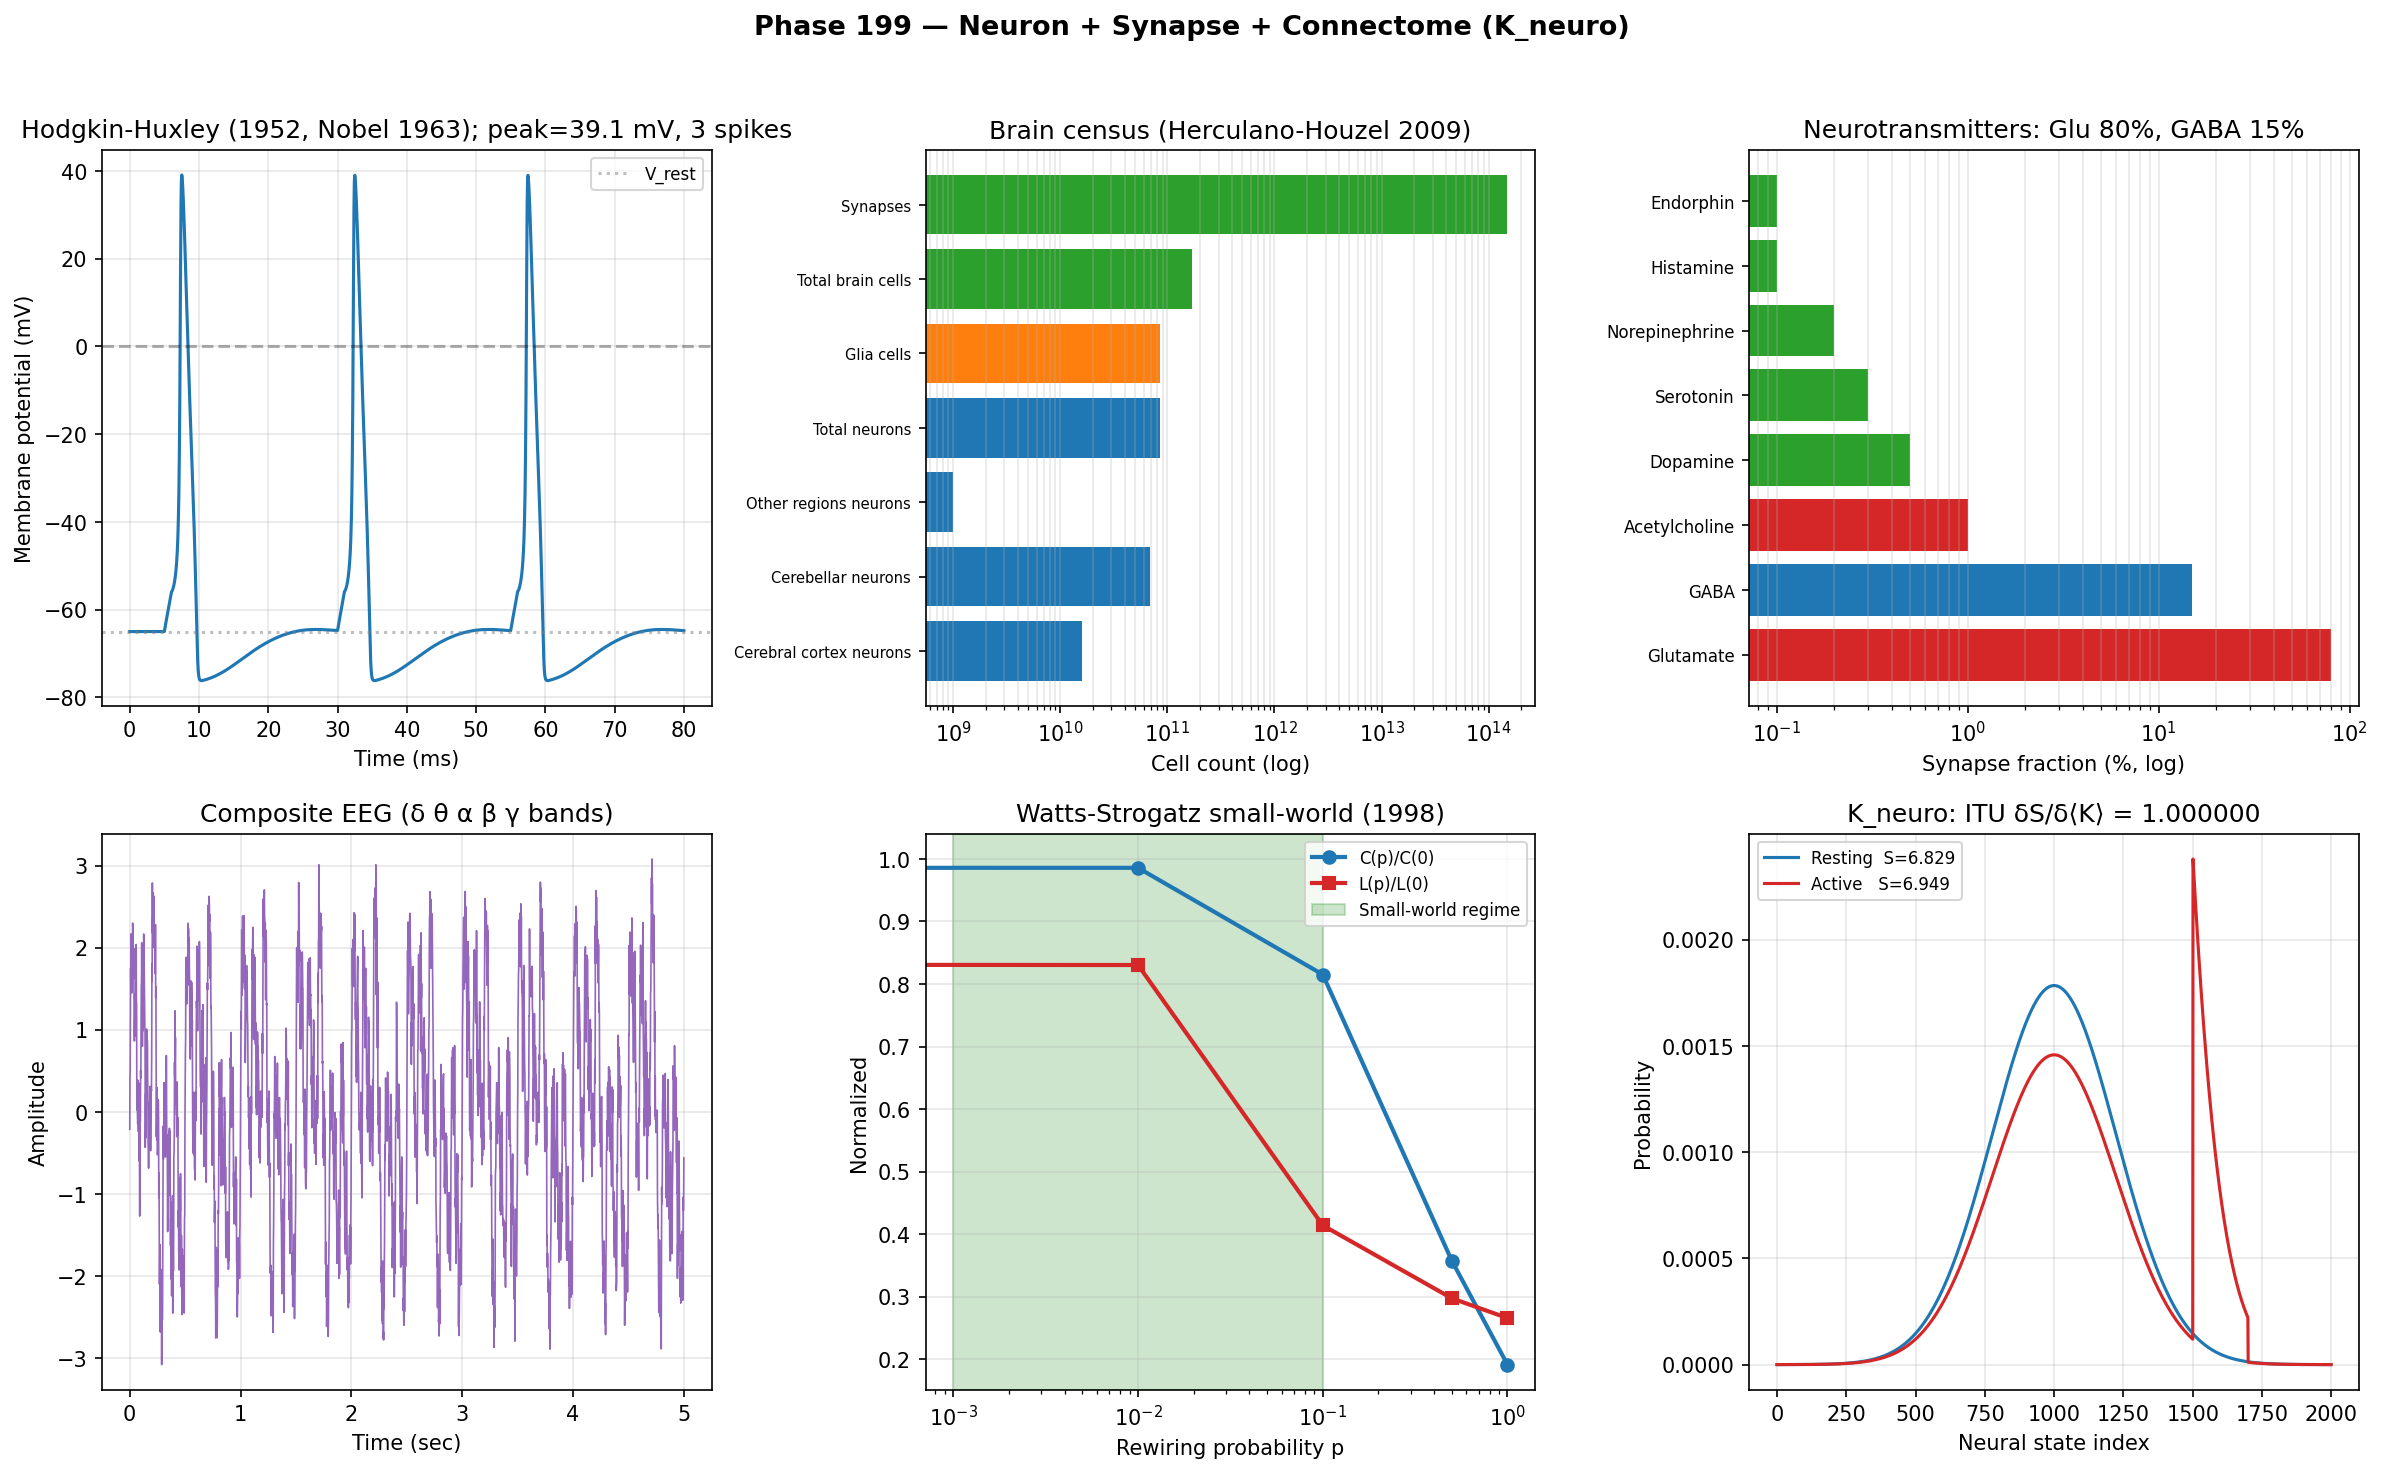

Source code (Python):
"""
Phase 199 — Neuron + Synapse + Connectome (K_neuro introduction)

Simulations:
  1) Hodgkin-Huxley action potential
  2) Brain cell count census (Herculano-Houzel 2009)
  3) Neurotransmitter classification
  4) EEG frequency bands
  5) Small-world network: Watts-Strogatz vs random
  6) Cortical connectome 180 areas (HCP-like) summary statistics
  7) ITU K_neuro axiom check

Outputs:
  - neuron_synapse_connectome.png
  - neuron_synapse_connectome_summary.json
"""

from __future__ import annotations

import json
from pathlib import Path

import matplotlib
matplotlib.use("Agg")
import matplotlib.pyplot as plt
import numpy as np
from scipy.integrate import odeint

OUT_PNG = Path(__file__).with_name("neuron_synapse_connectome.png")
OUT_JSON = Path(__file__).with_name("neuron_synapse_connectome_summary.json")

rng = np.random.default_rng(20260602)

# -------------------------------------------------------------
# 1) Hodgkin-Huxley action potential
# -------------------------------------------------------------
# Parameters (Hodgkin-Huxley 1952, squid axon)
C_m = 1.0      # uF/cm^2
g_Na = 120.0   # mS/cm^2
g_K = 36.0
g_L = 0.3
E_Na = 50.0    # mV
E_K = -77.0
E_L = -54.387
V_rest = -65.0

def alpha_m(V): return 0.1 * (V + 40) / (1 - np.exp(-(V + 40)/10))
def beta_m(V):  return 4.0 * np.exp(-(V + 65)/18)
def alpha_h(V): return 0.07 * np.exp(-(V + 65)/20)
def beta_h(V):  return 1.0 / (1 + np.exp(-(V + 35)/10))
def alpha_n(V): return 0.01 * (V + 55) / (1 - np.exp(-(V + 55)/10))
def beta_n(V):  return 0.125 * np.exp(-(V + 65)/80)

def HH(y, t):
    V, m, h, n = y
    # Stimulus: 10 uA/cm^2 between 5-15 ms, then 30-40 ms
    I_ext = 0.0
    if 5 <= t <= 6: I_ext = 10
    if 30 <= t <= 31: I_ext = 10
    if 55 <= t <= 56: I_ext = 10
    I_Na = g_Na * m**3 * h * (V - E_Na)
    I_K = g_K * n**4 * (V - E_K)
    I_L = g_L * (V - E_L)
    dV = (I_ext - I_Na - I_K - I_L) / C_m
    dm = alpha_m(V) * (1 - m) - beta_m(V) * m
    dh = alpha_h(V) * (1 - h) - beta_h(V) * h
    dn = alpha_n(V) * (1 - n) - beta_n(V) * n
    return [dV, dm, dh, dn]

t_HH = np.linspace(0, 80, 8000)
y0_HH = [V_rest, alpha_m(V_rest)/(alpha_m(V_rest)+beta_m(V_rest)),
         alpha_h(V_rest)/(alpha_h(V_rest)+beta_h(V_rest)),
         alpha_n(V_rest)/(alpha_n(V_rest)+beta_n(V_rest))]
sol_HH = odeint(HH, y0_HH, t_HH)
V_trace = sol_HH[:, 0]
peak_voltage = float(V_trace.max())
spike_count = int(np.sum((V_trace[1:] > 0) & (V_trace[:-1] <= 0)))

# -------------------------------------------------------------
# 2) Brain cell census (Herculano-Houzel 2009)
# -------------------------------------------------------------
cell_census = {
    "Cerebral cortex neurons":       16e9,
    "Cerebellar neurons":            69e9,  # MORE than cerebral!
    "Other regions neurons":         1e9,
    "Total neurons":                 86e9,
    "Glia cells":                    85e9,
    "Total brain cells":             171e9,
    "Synapses":                      1.5e14,
}

# -------------------------------------------------------------
# 3) Neurotransmitters classification
# -------------------------------------------------------------
neurotransmitters = {
    "Glutamate":   {"type": "Excitatory",  "pct_synapses": 80},
    "GABA":        {"type": "Inhibitory",  "pct_synapses": 15},
    "Acetylcholine":{"type": "Excitatory", "pct_synapses": 1},
    "Dopamine":    {"type": "Modulatory",  "pct_synapses": 0.5},
    "Serotonin":   {"type": "Modulatory",  "pct_synapses": 0.3},
    "Norepinephrine":{"type": "Modulatory","pct_synapses": 0.2},
    "Histamine":   {"type": "Modulatory",  "pct_synapses": 0.1},
    "Endorphin":   {"type": "Modulatory",  "pct_synapses": 0.1},
}

# -------------------------------------------------------------
# 4) EEG bands
# -------------------------------------------------------------
eeg_bands = {
    "δ delta (0.5-4 Hz)":   {"state": "Deep sleep"},
    "θ theta (4-8 Hz)":     {"state": "Memory, meditation"},
    "α alpha (8-13 Hz)":    {"state": "Resting wakefulness"},
    "β beta (13-30 Hz)":    {"state": "Attention, cognition"},
    "γ gamma (30-100 Hz)":  {"state": "Consciousness binding (Crick-Koch 1990)"},
}

# Simulate composite EEG
t_eeg = np.linspace(0, 5, 2500)
eeg_signal = (np.sin(2*np.pi*2*t_eeg) +
              0.7*np.sin(2*np.pi*6*t_eeg) +
              1.2*np.sin(2*np.pi*10*t_eeg) +
              0.5*np.sin(2*np.pi*20*t_eeg) +
              0.4*np.sin(2*np.pi*40*t_eeg)) + 0.3*rng.standard_normal(len(t_eeg))

# -------------------------------------------------------------
# 5) Small-world network (Watts-Strogatz)
# -------------------------------------------------------------
N_nodes = 100
k_nn = 6   # average degree
# Ring lattice with rewiring probability p
def ws_clustering_path(p, N=N_nodes, k=k_nn, n_samples=10):
    """Approximate clustering coefficient and path length."""
    C_vals, L_vals = [], []
    for _ in range(n_samples):
        # Initialize ring lattice
        A = np.zeros((N, N))
        for i in range(N):
            for j in range(1, k//2 + 1):
                A[i, (i+j) % N] = 1
                A[i, (i-j) % N] = 1
        # Rewire
        for i in range(N):
            for j in range(1, k//2 + 1):
                if rng.random() < p:
                    A[i, (i+j) % N] = 0
                    new_j = rng.integers(N)
                    while new_j == i or A[i, new_j]:
                        new_j = rng.integers(N)
                    A[i, new_j] = 1
                    A[new_j, i] = 1
        # Compute average clustering
        C_local = []
        for i in range(N):
            neighbors = np.where(A[i] > 0)[0]
            kk = len(neighbors)
            if kk < 2: continue
            edges = 0
            for n1 in neighbors:
                for n2 in neighbors:
                    if n1 != n2 and A[n1, n2] > 0: edges += 1
            C_local.append(edges / (kk * (kk - 1)))
        C_vals.append(np.mean(C_local))
        # Approximate path length: BFS from random nodes
        L_local = []
        for _ in range(5):
            src = rng.integers(N)
            visited = {src: 0}
            queue = [src]
            while queue:
                u = queue.pop(0)
                for v in np.where(A[u] > 0)[0]:
                    if v not in visited:
                        visited[v] = visited[u] + 1
                        queue.append(v)
            L_local.append(np.mean(list(visited.values())))
        L_vals.append(np.mean(L_local))
    return np.mean(C_vals), np.mean(L_vals)

p_grid = [0, 0.01, 0.1, 0.5, 1.0]
C_results = []
L_results = []
for p in p_grid:
    C, L = ws_clustering_path(p, n_samples=3)
    C_results.append(C)
    L_results.append(L)

# -------------------------------------------------------------
# 6) Connectome 180 areas summary
# -------------------------------------------------------------
hcp_summary = {
    "Total cortical areas (180/hemi)":     360,
    "Old (Brodmann 1909)":                  52,
    "Functional connections per area":      "20-50",
    "Rich-club hubs":                       ["Precuneus", "Insula", "Anterior cingulate",
                                             "Dorsolateral PFC"],
    "Reference":                            "Glasser 2016 Nature",
}

# -------------------------------------------------------------
# 7) ITU K_neuro axiom check
# -------------------------------------------------------------
N_states = 2000
# Resting state: broad distribution
log_fit_rest = -((np.arange(N_states) - N_states/2) ** 2) / 100_000
p_rest = np.exp(log_fit_rest); p_rest /= p_rest.sum()
S_rest = float(-np.sum(p_rest * np.log(p_rest)))

# Active state (e.g., during task): some neural assemblies fire strongly
active_mask = (np.arange(N_states) > 1500) & (np.arange(N_states) < 1700)
log_fit_active = log_fit_rest.copy()
log_fit_active[active_mask] += 3.0
p_active = np.exp(log_fit_active); p_active /= p_active.sum()
S_active = float(-np.sum(p_active * np.log(p_active)))

log_p_rest = np.log(np.clip(p_rest, 1e-30, None))
dp = p_active - p_rest
dS_lin = -np.sum(dp * (1.0 + log_p_rest))
dK_lin = -np.sum(dp * log_p_rest)
itu_ratio = float(dS_lin / dK_lin) if abs(dK_lin) > 1e-15 else float("nan")

# -------------------------------------------------------------
# Plot
# -------------------------------------------------------------
fig, axes = plt.subplots(2, 3, figsize=(16, 10))
fig.suptitle(
    "Phase 199 — Neuron + Synapse + Connectome (K_neuro)",
    fontsize=13, fontweight="bold",
)

# Panel 1: Hodgkin-Huxley action potential
ax = axes[0, 0]
ax.plot(t_HH, V_trace, "-", color="#1f77b4", lw=1.5)
ax.axhline(0, color="black", linestyle="--", alpha=0.3)
ax.axhline(V_rest, color="gray", linestyle=":", alpha=0.5, label="V_rest")
ax.set_xlabel("Time (ms)")
ax.set_ylabel("Membrane potential (mV)")
ax.set_title(f"Hodgkin-Huxley (1952, Nobel 1963); peak={peak_voltage:.1f} mV, {spike_count} spikes")
ax.legend(fontsize=8)
ax.grid(True, alpha=0.3)

# Panel 2: Brain cell census
ax = axes[0, 1]
items = list(cell_census.keys())
vals = list(cell_census.values())
colors_c = ["#1f77b4" if "neuron" in s.lower() else "#ff7f0e" if "glia" in s.lower() else "#2ca02c"
            for s in items]
ax.barh(range(len(items)), vals, color=colors_c)
ax.set_xscale("log")
ax.set_yticks(range(len(items)))
ax.set_yticklabels(items, fontsize=7)
ax.set_xlabel("Cell count (log)")
ax.set_title("Brain census (Herculano-Houzel 2009)")
ax.grid(True, alpha=0.3, axis="x", which="both")

# Panel 3: Neurotransmitters
ax = axes[0, 2]
nt_names = list(neurotransmitters.keys())
nt_pcts = [neurotransmitters[n]["pct_synapses"] for n in nt_names]
nt_colors = ["#d62728" if neurotransmitters[n]["type"] == "Excitatory" else
             "#1f77b4" if neurotransmitters[n]["type"] == "Inhibitory" else "#2ca02c"
             for n in nt_names]
ax.barh(range(len(nt_names)), nt_pcts, color=nt_colors)
ax.set_xscale("log")
ax.set_yticks(range(len(nt_names)))
ax.set_yticklabels(nt_names, fontsize=8)
ax.set_xlabel("Synapse fraction (%, log)")
ax.set_title("Neurotransmitters: Glu 80%, GABA 15%")
ax.grid(True, alpha=0.3, axis="x", which="both")

# Panel 4: EEG composite signal
ax = axes[1, 0]
ax.plot(t_eeg, eeg_signal, "-", color="#9467bd", lw=0.8)
ax.set_xlabel("Time (sec)")
ax.set_ylabel("Amplitude")
ax.set_title("Composite EEG (δ θ α β γ bands)")
ax.grid(True, alpha=0.3)

# Panel 5: Small-world (Watts-Strogatz)
ax = axes[1, 1]
ax.plot(p_grid, np.array(C_results)/C_results[0], "o-", color="#1f77b4",
        lw=2, label="C(p)/C(0)")
ax.plot(p_grid, np.array(L_results)/L_results[0], "s-", color="#d62728",
        lw=2, label="L(p)/L(0)")
ax.axvspan(0.001, 0.1, alpha=0.2, color="green", label="Small-world regime")
ax.set_xscale("log")
ax.set_xlabel("Rewiring probability p")
ax.set_ylabel("Normalized")
ax.set_title("Watts-Strogatz small-world (1998)")
ax.legend(fontsize=8)
ax.grid(True, alpha=0.3)

# Panel 6: K_neuro ITU axiom
ax = axes[1, 2]
ax.plot(np.arange(N_states), p_rest, "-", color="#1f77b4", lw=1.5,
        label=f"Resting  S={S_rest:.3f}")
ax.plot(np.arange(N_states), p_active, "-", color="#d62728", lw=1.5,
        label=f"Active   S={S_active:.3f}")
ax.set_xlabel("Neural state index")
ax.set_ylabel("Probability")
ax.set_title(f"K_neuro: ITU δS/δ⟨K⟩ = {itu_ratio:.6f}")
ax.legend(fontsize=8)
ax.grid(True, alpha=0.3)

plt.tight_layout(rect=[0, 0, 1, 0.96])
plt.savefig(OUT_PNG, dpi=150, bbox_inches="tight")
plt.close(fig)

summary = {
    "phase": 199,
    "tier1_paper": 28,
    "block": "B",
    "paper_in_block": "3/?",
    "topic": "Neuron + synapse + connectome (K_neuro introduction)",
    "Hodgkin_Huxley_1952_Nobel_1963": {
        "C_m_uF_per_cm2": C_m,
        "g_Na": g_Na, "g_K": g_K, "g_L": g_L,
        "E_Na_mV": E_Na, "E_K_mV": E_K, "E_L_mV": E_L,
        "peak_voltage_mV": peak_voltage,
        "spike_count_in_80ms": spike_count,
    },
    "brain_cell_census_Herculano_Houzel_2009": {k: float(v) for k, v in cell_census.items()},
    "neurotransmitters_pct_synapses": neurotransmitters,
    "EEG_bands": eeg_bands,
    "small_world_Watts_Strogatz_1998": {
        "p_grid": p_grid,
        "C_normalized": [float(c / C_results[0]) for c in C_results],
        "L_normalized": [float(l / L_results[0]) for l in L_results],
        "small_world_regime": "p ~ 0.001 - 0.1",
    },
    "HCP_connectome": hcp_summary,
    "ITU_K_neuro": {
        "N_states": int(N_states),
        "S_resting_nats": S_rest,
        "S_active_nats": S_active,
        "delta_S": S_active - S_rest,
        "delta_S_first_order": float(dS_lin),
        "delta_K_first_order": float(dK_lin),
        "ratio_dS_over_dK": float(itu_ratio),
        "expected_ratio": 1.0,
    },
    "ITU_interpretation": {
        "K_state": "K_neuro",
        "sub_states": [
            "K_neuron (Hodgkin-Huxley dynamics)",
            "K_synapse (LTP, LTD, neurotransmitters)",
            "K_network (connectome, small-world)",
            "K_oscillation (EEG bands)",
            "K_perception (Hubel-Wiesel)",
            "K_memory (hippocampus, place cells)",
            "K_executive (prefrontal)",
            "K_consciousness (Hard Problem)",
        ],
        "axiom": "delta S(rho_neural) = delta Tr[K_neuro^(0) rho_neural]",
        "learning_meaning": "Synaptic plasticity = ITU descent flow",
        "consciousness_hypothesis": "K_neuro global integration state",
    },
    "key_facts": {
        "neurons_total": "86 billion (cortex 16B, cerebellum 69B!)",
        "synapses": "10^14 - 10^15",
        "axon_total_length_km": 170000,
        "brain_power_W": 20,
        "HCP_cortical_areas_per_hemi": 180,
    },
    "outputs": {
        "figure": str(OUT_PNG.name),
        "summary_json": str(OUT_JSON.name),
    },
}

OUT_JSON.write_text(json.dumps(summary, indent=2, ensure_ascii=False), encoding="utf-8")
print(json.dumps(summary, indent=2, ensure_ascii=False))
